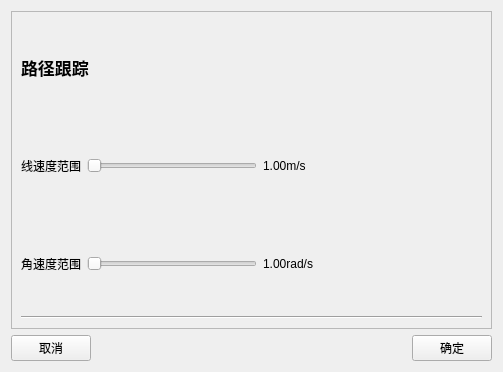
<?xml version="1.0" encoding="UTF-8"?>
<ui version="4.0">
 <class>Settings</class>
 <widget class="QWidget" name="Settings">
  <property name="geometry">
   <rect>
    <x>0</x>
    <y>0</y>
    <width>503</width>
    <height>372</height>
   </rect>
  </property>
  <property name="windowTitle">
   <string>Form</string>
  </property>
  <layout class="QVBoxLayout" name="verticalLayout" stretch="0,0">
   <item>
    <widget class="QScrollArea" name="scrollArea">
     <property name="widgetResizable">
      <bool>true</bool>
     </property>
     <widget class="QWidget" name="scrollAreaWidgetContents">
      <property name="geometry">
       <rect>
        <x>0</x>
        <y>0</y>
        <width>483</width>
        <height>314</height>
       </rect>
      </property>
      <layout class="QVBoxLayout" name="verticalLayout_3">
       <item>
        <layout class="QVBoxLayout" name="verticalLayout_2" stretch="0,0,0">
         <item>
          <widget class="QLabel" name="label">
           <property name="font">
            <font>
             <pointsize>13</pointsize>
             <bold>true</bold>
            </font>
           </property>
           <property name="text">
            <string>路径跟踪</string>
           </property>
          </widget>
         </item>
         <item>
          <layout class="QHBoxLayout" name="horizontalLayout_6">
           <item>
            <widget class="QLabel" name="label_3">
             <property name="text">
              <string>线速度范围</string>
             </property>
            </widget>
           </item>
           <item>
            <widget class="QSlider" name="vel_slider">
             <property name="maximum">
              <number>100</number>
             </property>
             <property name="orientation">
              <enum>Qt::Horizontal</enum>
             </property>
            </widget>
           </item>
           <item>
            <widget class="QLabel" name="vel_label">
             <property name="text">
              <string>1.00m/s  </string>
             </property>
            </widget>
           </item>
           <item>
            <spacer name="horizontalSpacer_2">
             <property name="orientation">
              <enum>Qt::Horizontal</enum>
             </property>
             <property name="sizeHint" stdset="0">
              <size>
               <width>40</width>
               <height>20</height>
              </size>
             </property>
            </spacer>
           </item>
          </layout>
         </item>
         <item>
          <layout class="QHBoxLayout" name="horizontalLayout_5">
           <item>
            <widget class="QLabel" name="label_2">
             <property name="text">
              <string>角速度范围</string>
             </property>
            </widget>
           </item>
           <item>
            <widget class="QSlider" name="ang_silder">
             <property name="maximum">
              <number>100</number>
             </property>
             <property name="orientation">
              <enum>Qt::Horizontal</enum>
             </property>
            </widget>
           </item>
           <item>
            <widget class="QLabel" name="ang_label">
             <property name="text">
              <string>1.00rad/s</string>
             </property>
            </widget>
           </item>
           <item>
            <spacer name="horizontalSpacer_3">
             <property name="orientation">
              <enum>Qt::Horizontal</enum>
             </property>
             <property name="sizeHint" stdset="0">
              <size>
               <width>40</width>
               <height>20</height>
              </size>
             </property>
            </spacer>
           </item>
          </layout>
         </item>
        </layout>
       </item>
       <item>
        <widget class="Line" name="line">
         <property name="orientation">
          <enum>Qt::Horizontal</enum>
         </property>
        </widget>
       </item>
       <item>
        <layout class="QVBoxLayout" name="verticalLayout_4"/>
       </item>
       <item>
        <layout class="QHBoxLayout" name="horizontalLayout_3"/>
       </item>
      </layout>
     </widget>
    </widget>
   </item>
   <item>
    <layout class="QHBoxLayout" name="horizontalLayout">
     <item>
      <widget class="QPushButton" name="cancel">
       <property name="text">
        <string>取消</string>
       </property>
       <property name="icon">
        <iconset resource="../resources/images.qrc">
         <normaloff>:/images/cancel.png</normaloff>:/images/cancel.png</iconset>
       </property>
      </widget>
     </item>
     <item>
      <spacer name="horizontalSpacer">
       <property name="orientation">
        <enum>Qt::Horizontal</enum>
       </property>
       <property name="sizeHint" stdset="0">
        <size>
         <width>40</width>
         <height>20</height>
        </size>
       </property>
      </spacer>
     </item>
     <item>
      <widget class="QPushButton" name="ensure">
       <property name="text">
        <string>确定</string>
       </property>
       <property name="icon">
        <iconset resource="../resources/images.qrc">
         <normaloff>:/images/ensure.png</normaloff>:/images/ensure.png</iconset>
       </property>
      </widget>
     </item>
    </layout>
   </item>
  </layout>
 </widget>
 <resources>
  <include location="../resources/images.qrc"/>
 </resources>
 <connections/>
</ui>
